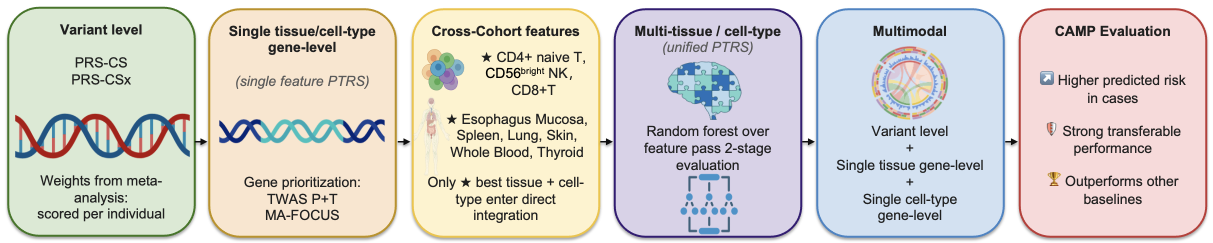
#> input picture 09_ptrs-unified_model-evaluation/figures/panelA.png, 2426 x 486 px, found by its file name (shown at 1/2 size)
$ python build_figure4_pdf.py
#> lines starting #> are read from the running program, lines starting #| are printed output that depends on the picture
"""
Build a single-page combined Figure4.pdf:

  Row 1  Panel A  (from the user's slide 1 capture — preserves BioRender icons)
  Row 2  Panel B  (matplotlib violins)
  Row 3  Panel C + Panel D  (side-by-side)

Layout rules:
  * Tight inter-row padding (no big white gaps)
  * Panel labels "A   Title", "B   …", "C   …", "D   …" at top-left of each
    panel, A/B/C aligned at the SAME left x, D at the start of its right column
  * Helvetica bold for labels, 14 pt at the final 16-inch wide canvas (scales to
    ~6 pt at Cell 6.85-inch print width — author can scale up later if needed)
  * Output: Figure4.pdf, 300 dpi
"""
import os
from pathlib import Path
from PIL import Image, ImageDraw, ImageFont, ImageOps

FIGDIR = Path(os.environ.get('FIG4_ROOT', '/Users/nancyh/Desktop/hartwell/gene_model/score/combine')) / 'figures'  # override with FIG4_ROOT env var
OUT_PDF = FIGDIR / 'Figure4.pdf'

# --- Sources ----------------------------------------------------------------
# Prefer a user-provided high-quality Panel A export from PowerPoint if it exists,
# otherwise fall back to the macOS Quick Look thumbnail (which may show z-order
# / text-overlap artifacts that aren't actually in your slide).
PANEL_A_CANDIDATES = [
    FIGDIR / 'panelA.png',                         # curated Panel A — the only source we use
]
PANEL_A_PNG = None
for cand in PANEL_A_CANDIDATES:
    if cand.exists():
        PANEL_A_PNG = cand
        print(f"Using Panel A from: {PANEL_A_PNG}")
        from PIL import Image as _IM
        _w, _h = _IM.open(PANEL_A_PNG).size
        print(f"  Source dimensions: {_w} × {_h}  (target canvas ~ 4000 px wide)")
        if _w < 3000:
            print(f"  NOTE: source is lower-resolution than ideal for print. For best Cell")
            print(f"        print quality (300 dpi @ 6.85 in = 2055 px wide), re-export from")
            print(f"        PowerPoint using Preferences → Save → Default resolution = 300 dpi.")
        break
#> this loop made 1 pass
#|   Source dimensions: 2426 × 486  (target canvas ~ 4000 px wide)
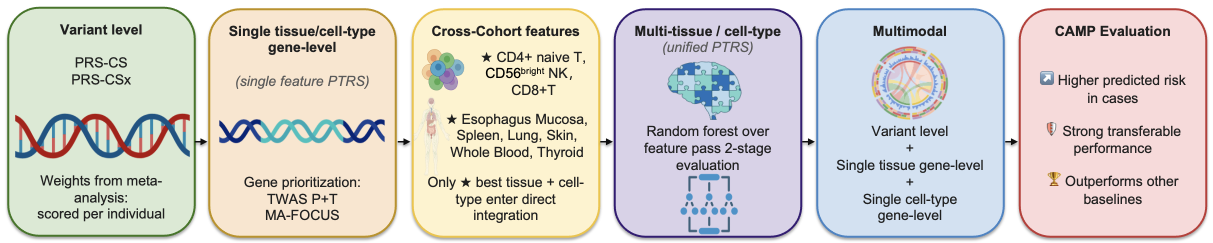
#> input picture 09_ptrs-unified_model-evaluation/figures/panelA.png, 2426 x 486 px, found by its file name (shown at 1/2 size)
if PANEL_A_PNG is None:
    raise FileNotFoundError("No Panel A image found. Export Slide 1 from PowerPoint.")
PANEL_B_PNG = FIGDIR / 'figure4_panelB_violins.png'
PANEL_C_PNG = FIGDIR / 'figure4_panelC_pairwise.png'
PANEL_D_PNG = FIGDIR / 'figure4_panelD_or.png'

# --- Layout knobs (px, at 256 dpi target = 4096 px wide canvas ~ 16 in) -----
W = 4096                  # canvas width
DPI = 256                 # 4096 / 16
PAD_HORIZ = 30            # horizontal pad between panels
PAD_VERT  = 12            # vertical pad between rows (tightened)
LABEL_HEIGHT = 110        # space reserved for each panel label
LABEL_LEFT_OFFSET = 24    # x-offset of label from panel-area left edge
LABEL_FONT_SZ = 80        # ~28 pt at 256 dpi — Cell allows up to ~12 pt at
                          # 6.85-in print → 80 px scales down to ~13 pt
LABEL_FONT_PATH_CANDIDATES = [
    '/System/Library/Fonts/Helvetica.ttc',
    '/Library/Fonts/Arial.ttf',
    '/System/Library/Fonts/Supplemental/Arial.ttf',
]
# Prefer a genuinely bold face for the panel letters (A, B, C, D). Falls back to
# the regular candidates above if none exist on this system.
LABEL_FONT_BOLD_CANDIDATES = [
    '/System/Library/Fonts/Supplemental/Arial Bold.ttf',
    '/Library/Fonts/Arial Bold.ttf',
    '/System/Library/Fonts/HelveticaNeue.ttc',   # supports Bold variants via index=1
    '/System/Library/Fonts/Helvetica.ttc',       # index=1 = "Helvetica Bold"
]

def _load_font(candidates, size, prefer_bold_index=False):
    for p in candidates:
        if not Path(p).exists(): continue
        try:
            if prefer_bold_index and p.endswith('.ttc'):
                # For .ttc collections, index=1 is typically the Bold face.
                return ImageFont.truetype(p, size, index=1), p
            return ImageFont.truetype(p, size), p
        except Exception:
            continue
    return None, None

# Pair the bold letter font with the regular title font from the SAME family so
# their vertical metrics (ascender / cap-height / baseline) match — otherwise
# mixing Arial-Bold with Helvetica-Regular leaves the letter sitting visibly
# lower than the title text next to it.
def _paired_bold_regular(size):
    """Return (bold_font, regular_font, family_desc). Try Helvetica.ttc
    (indices 1=bold, 0=regular) first, then a HelveticaNeue.ttc, then
    Arial Bold + Arial Regular (paths).  If nothing matches, both fall
    back to the default bold candidate."""
#> called with size = 80
    # 1) Helvetica.ttc — both weights in one collection (perfect metric match)
    for ttc_path in ['/System/Library/Fonts/Helvetica.ttc',
                     '/System/Library/Fonts/HelveticaNeue.ttc']:
        if Path(ttc_path).exists():
            try:
                b = ImageFont.truetype(ttc_path, size, index=1)  # Bold
                r = ImageFont.truetype(ttc_path, size, index=0)  # Regular
                return b, r, f'{ttc_path} (index 1 bold / index 0 regular)'
            except Exception:
                continue
    # 2) Arial Bold + Arial Regular (different files but matching family)
    arial_bold = '/System/Library/Fonts/Supplemental/Arial Bold.ttf'
    arial_reg  = '/System/Library/Fonts/Supplemental/Arial.ttf'
    if Path(arial_bold).exists() and Path(arial_reg).exists():
        try:
            return (ImageFont.truetype(arial_bold, size),
                    ImageFont.truetype(arial_reg, size),
                    'Arial Bold + Arial Regular')
        except Exception:
            pass
    # 3) Last resort — use whatever bold we can find for both
    b, _ = _load_font(LABEL_FONT_BOLD_CANDIDATES, size, prefer_bold_index=True)
    if b is None:
        b, _ = _load_font(LABEL_FONT_PATH_CANDIDATES, size)
    if b is None:
        b = ImageFont.load_default()
    return b, b, 'FALLBACK (bold used for both — regular font unavailable)'


label_letter_font, label_title_font, _font_family_desc = _paired_bold_regular(LABEL_FONT_SZ)
print(f"Panel-label font pair: {_font_family_desc}  ({LABEL_FONT_SZ}px)")

# Back-compat alias (still used by some downstream code paths in this script).
label_font = label_letter_font


# --- Load and prep Panel A ---------------------------------------------------
panel_a = Image.open(PANEL_A_PNG).convert('RGB')
print(f"Panel A original: {panel_a.size}")
#| Panel A original: (2426, 486)

# Auto-trim white border so Panel A starts at content (max ~5% off any side)
def trim_white(img, threshold=250, max_pct=0.10):
    """Crop surrounding white margins (within max_pct of dimensions)."""
#> called with threshold = 250, max_pct = 0.75
    arr = img.load()
    w, h = img.size
#> w = 2426; h = 486
    mx, my = int(w * max_pct), int(h * max_pct)
#> mx = 1819; my = 364
    # find content bbox by scanning rows/cols
    def is_white_row(y):
        return all(sum(arr[x, y]) > threshold * 3 - 10 for x in range(0, w, 50))
    def is_white_col(x):
        return all(sum(arr[x, y]) > threshold * 3 - 10 for y in range(0, h, 50))
    top = 0
    while top < my and is_white_row(top): top += 1
#> after the loop, top = 13
    bottom = h - 1
#> bottom = 485
    while bottom > h - my and is_white_row(bottom): bottom -= 1
#> this loop made 3 passes
#> bottom on passes 1 to 3: 484, 483, 482
#> after the loop, bottom = 482
    left = 0
#> left = 0
    while left < mx and is_white_col(left): left += 1
#> this loop made 11 passes
#> after the loop, left = 11
    right = w - 1
#> right = 2425
    while right > w - mx and is_white_col(right): right -= 1
#> this loop made 8 passes
#> right on passes 1 to 8: 2424, 2423, 2422, 2421, 2420, 2419, 2418, 2417
#> after the loop, right = 2417
    return img.crop((left, max(0, top - 10), right + 1, min(h, bottom + 10)))

panel_a = trim_white(panel_a, max_pct=0.75)
print(f"Panel A after trim:  {panel_a.size}")
#| Panel A after trim:  (2407, 483)

# Resize Panel A to canvas width minus side padding
new_w_a = W - 2 * PAD_HORIZ
ratio_a = new_w_a / panel_a.width
#> ratio_a = 1.68
panel_a = panel_a.resize((new_w_a, int(panel_a.height * ratio_a)),
                         Image.LANCZOS)
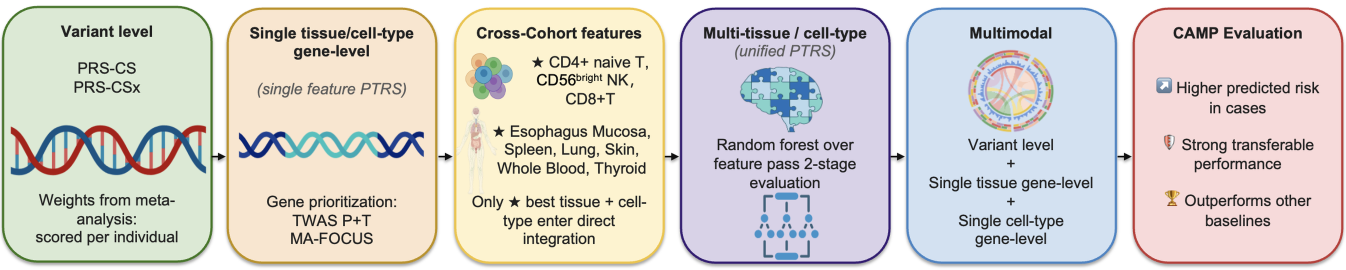
#> panel_a: PIL image 4036x809 RGB (shown at 1/3 size); mean R, G, B 216.1, 211.5, 206.4
print(f"Panel A resized:     {panel_a.size}")
#| Panel A resized:     (4036, 809)

# --- Load Panels B/C/D and resize -------------------------------------------
panel_b = Image.open(PANEL_B_PNG).convert('RGB')
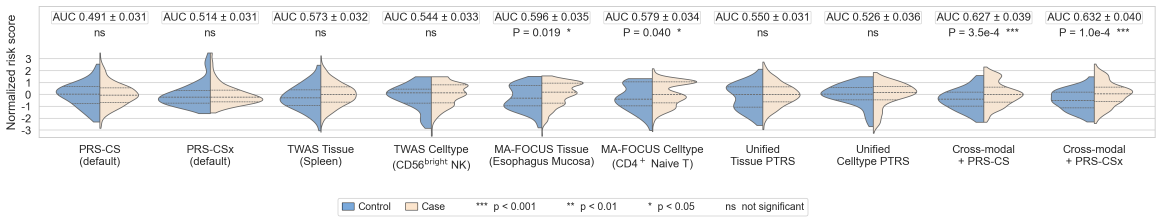
#> input picture 09_ptrs-unified_model-evaluation/figures/figure4_panelB_violins.png, 3484 x 668 px, found by its file name (shown at 1/3 size)
new_w_b = W - 2 * PAD_HORIZ
panel_b = panel_b.resize((new_w_b, int(panel_b.height * new_w_b / panel_b.width)),
                         Image.LANCZOS)
#> panel_b: PIL image 4036x773 RGB
print(f"Panel B resized:     {panel_b.size}")
#| Panel B resized:     (4036, 773)

half_w = (W - 2 * PAD_HORIZ - PAD_HORIZ) // 2  # subtract gap between C and D
panel_c = Image.open(PANEL_C_PNG).convert('RGB')
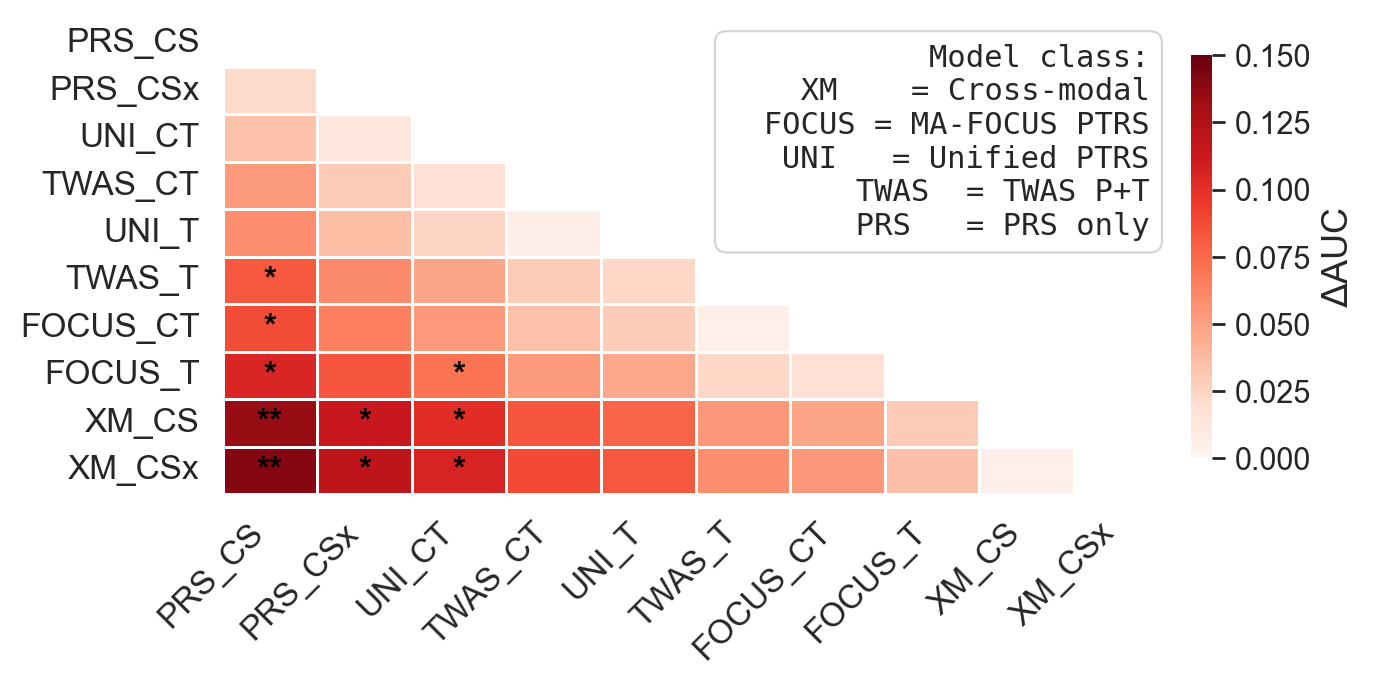
#> input picture 09_ptrs-unified_model-evaluation/figures/figure4_panelC_pairwise.png, 1375 x 686 px, found by its file name
panel_c = panel_c.resize((half_w, int(panel_c.height * half_w / panel_c.width)),
                         Image.LANCZOS)
#> panel_c: PIL image 2003x999 RGB
panel_d = Image.open(PANEL_D_PNG).convert('RGB')
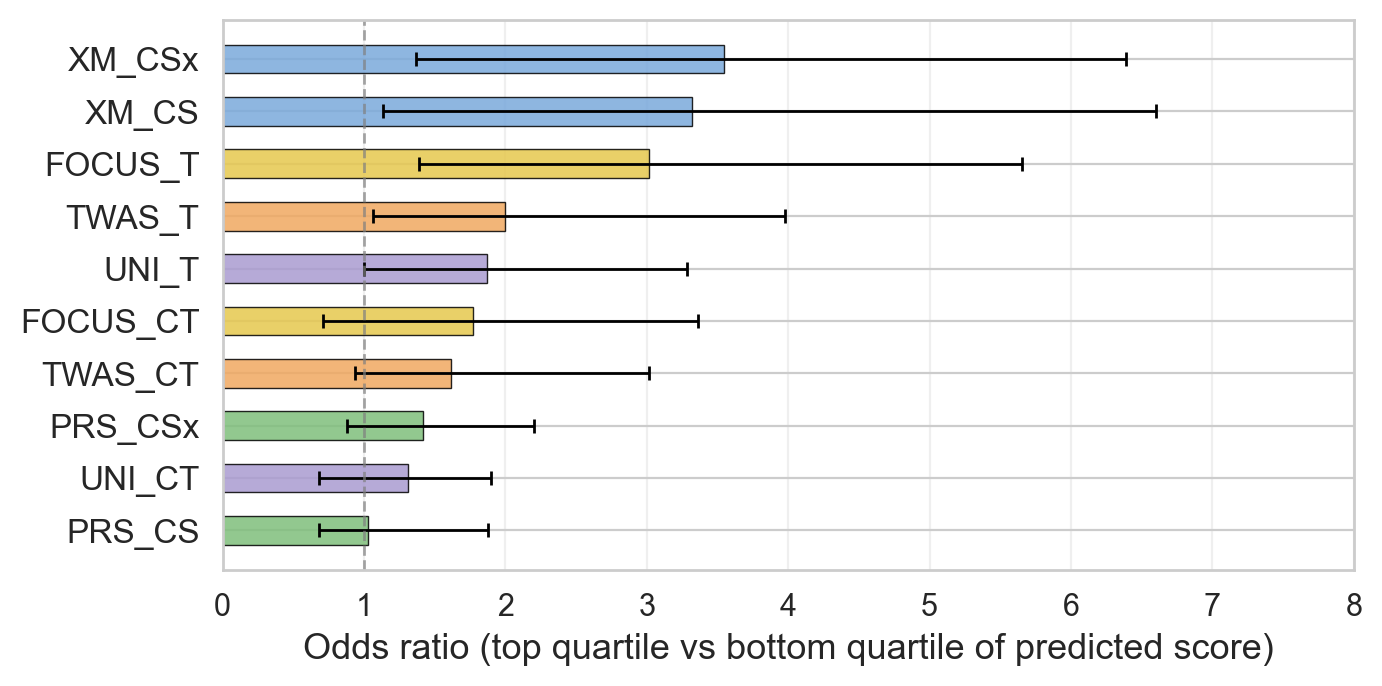
#> input picture 09_ptrs-unified_model-evaluation/figures/figure4_panelD_or.png, 1382 x 686 px, found by its file name
panel_d = panel_d.resize((half_w, int(panel_d.height * half_w / panel_d.width)),
                         Image.LANCZOS)
#> panel_d: PIL image 2003x994 RGB
# normalize C and D to the same height
cd_h = max(panel_c.height, panel_d.height)
#> cd_h = 999
def pad_to_height(img, h):
    if img.height == h: return img
    new = Image.new('RGB', (img.width, h), 'white')
    new.paste(img, (0, (h - img.height) // 2))
    return new
panel_c = pad_to_height(panel_c, cd_h)
panel_d = pad_to_height(panel_d, cd_h)
#> call 2 of pad_to_height, with h = 999
#> in pad_to_height (call 2), `new = Image.new('RGB', (img.width, h), 'white')`: new: PIL image 2003x999 RGB; every value is 255
#> in pad_to_height (call 2), `new.paste(img, (0, (h - img.height) // 2))`:
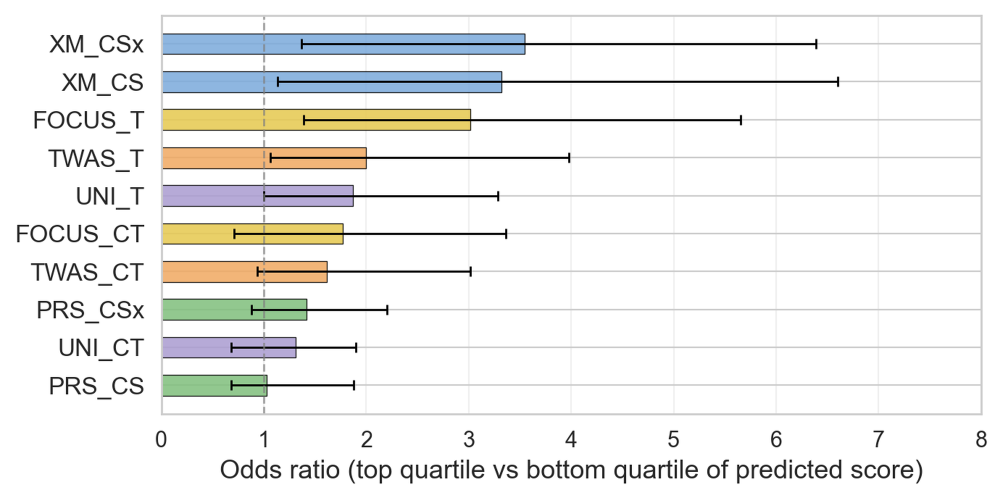
#> new: PIL image 2003x999 RGB (shown at 1/2 size); mean R, G, B 238.8, 238.9, 237.3
print(f"Panel C/D resized:   {panel_c.size} / {panel_d.size}")
#| Panel C/D resized:   (2003, 999) / (2003, 999)


# --- Compose canvas ----------------------------------------------------------
total_h = (
    PAD_VERT                                      # top
    + LABEL_HEIGHT + panel_a.height               # A row
    + PAD_VERT
    + LABEL_HEIGHT + panel_b.height               # B row
    + PAD_VERT
    + LABEL_HEIGHT + cd_h                         # C+D row
    + PAD_VERT                                    # bottom
)
#> total_h = 2959
canvas = Image.new('RGB', (W, total_h), 'white')
#> canvas: PIL image 4096x2959 RGB; every value is 255
draw = ImageDraw.Draw(canvas)

LABEL_X_LEFT = PAD_HORIZ + LABEL_LEFT_OFFSET  # consistent x for A, B, C
LABEL_X_RIGHT = PAD_HORIZ + half_w + PAD_HORIZ + LABEL_LEFT_OFFSET  # for D

def draw_label(letter, title, x, y):
    """Draw a panel label as a bold letter followed by a regular-weight title.
    Only the letter (A/B/C/D) is bolded; the descriptive title text stays
    regular weight. Both draws use anchor='la' (left-ascender) so their
    ascender lines coincide — otherwise mixed weights of the same family can
    still sit on visually different baselines when PIL's default anchor
    falls back to bounding-box top."""
#> called with letter = 'A', x = 54, y = 12
    draw.text((x, y), letter, fill='black', font=label_letter_font, anchor='la')
    # Measure the letter box so the title starts just after it, plus a
    # ~half-em gap for visual separation.
    try:
        bb = draw.textbbox((x, y), letter, font=label_letter_font, anchor='la')
#> bb = (54, 14, 61, 22)
        letter_w = bb[2] - bb[0]
#> letter_w = 7
    except (AttributeError, TypeError):  # PIL < 8.0
        letter_w = label_letter_font.getsize(letter)[0]
    gap = LABEL_FONT_SZ // 2
    draw.text((x + letter_w + gap, y), title, fill='black',
              font=label_title_font, anchor='la')

y = PAD_VERT
# Panel A
draw_label('A', 'Model construction and evaluation overview', LABEL_X_LEFT, y)
y += LABEL_HEIGHT
canvas.paste(panel_a, (PAD_HORIZ, y))
y += panel_a.height + PAD_VERT
#> y = 943

# Panel B
draw_label('B', 'Normalized Predicted Probability Distributions on CAMP Balanced',
           LABEL_X_LEFT, y)
y += LABEL_HEIGHT
#> y = 1053
canvas.paste(panel_b, (PAD_HORIZ, y))
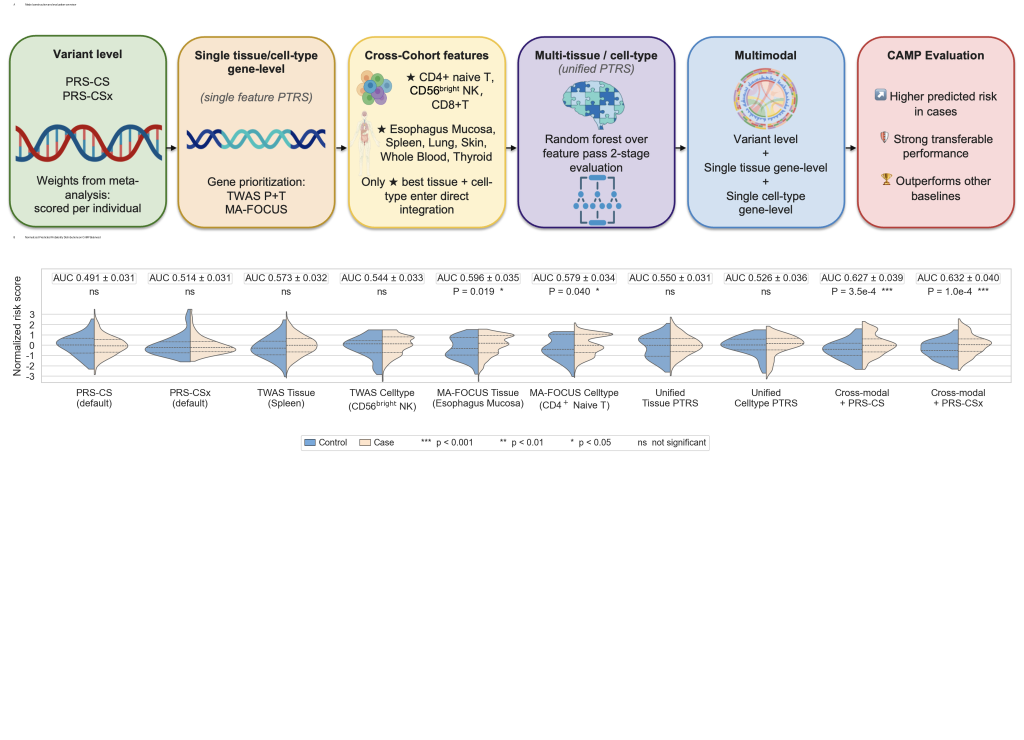
#> canvas: PIL image 4096x2959 RGB (shown at 1/4 size); mean R, G, B 240.5, 239.6, 238.5
y += panel_b.height + PAD_VERT
#> y = 1838

# Panel C + D
draw_label('C', 'Pairwise AUC comparison', LABEL_X_LEFT, y)
draw_label('D', 'Top-quartile case enrichment', LABEL_X_RIGHT, y)
y += LABEL_HEIGHT
#> y = 1948
canvas.paste(panel_c, (PAD_HORIZ, y))
canvas.paste(panel_d, (PAD_HORIZ + half_w + PAD_HORIZ, y))
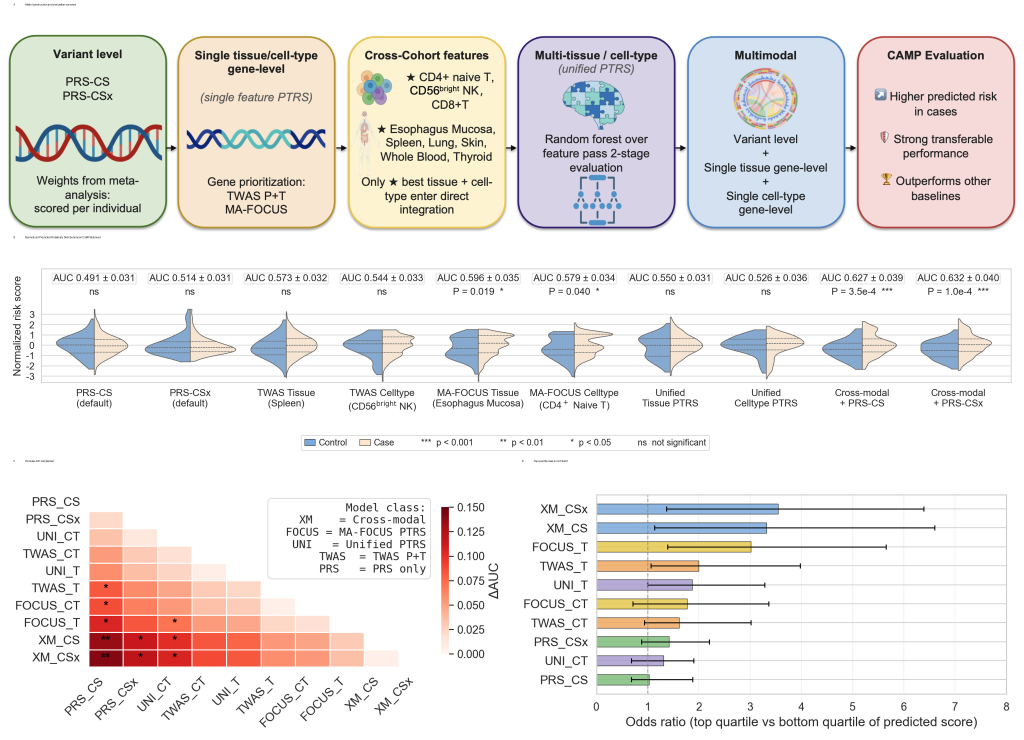
#> canvas: PIL image 4096x2959 RGB (shown at 1/4 size); mean R, G, B 236.1, 231.9, 229.9

print(f"\nCombined canvas: {canvas.size}")
#| Combined canvas: (4096, 2959)

# Save as PDF at 300 dpi
canvas.save(OUT_PDF, 'PDF', resolution=300.0)
print(f"Saved: {OUT_PDF}")

# Also save a preview PNG for Quick Look
preview_png = FIGDIR / 'Figure4_preview.png'
canvas.save(preview_png, 'PNG', dpi=(300, 300))
print(f"Saved preview: {preview_png}")
